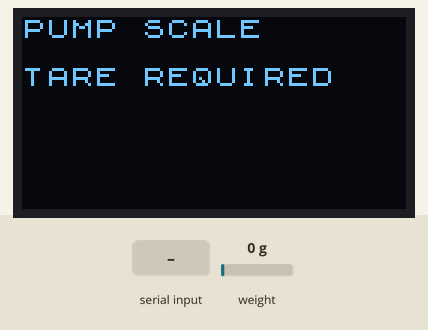
Simulated run of this sketch. Board: Arduino Uno, built with avr-gcc and run on an emulated ATmega328P. Shown: 128×64 one-colour display. The inputs (shaded band) are chosen by the test bench; at power-on: weight on the scale 0 g. What the sketch prints to the serial monitor is not drawn.

Above: at 1.3 s.
1.4 s: "t\n" received over Serial
At 1.89 s:
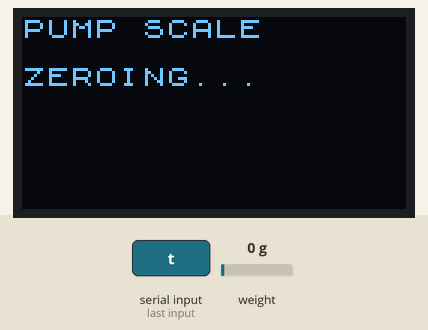
3.6 s: weight on the scale set to 100 g
At 4.5 s:
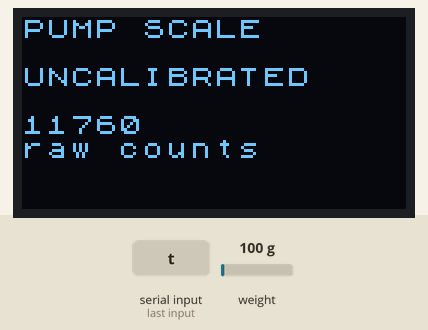
6.3 s: weight on the scale set to 1250 g
At 6.82 s:
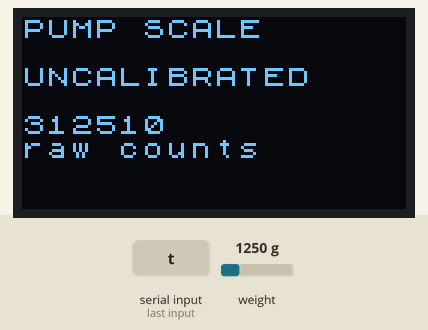
8.0 s: weight on the scale set to 2500 g
At 8.56 s:
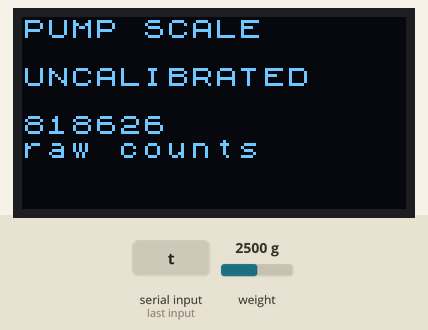
9.8 s: "c\n" received over Serial
11.3 s: "zero\n" received over Serial
At 14.04 s:
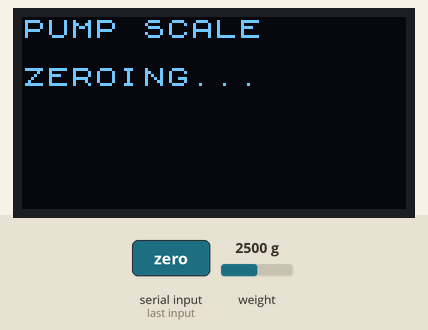

Measured:
- after the input at 1.4 s, the display: first differs from a run without the input after 0.28 s (image 1)
- after the input at 11.3 s, the display: first differs from a run without the input after 0.50 s (image 5)
- what the display in image 1 shows lasts 0.4 s, from 1.7 s to 2.1 s

The sketch:

pump_scale.ino
```cpp
#include <HX711.h>
#include <U8x8lib.h>
#include <EEPROM.h>
#include <math.h>
#include <stdlib.h>

HX711 sensor;
U8X8_SSD1306_128X64_NONAME_SW_I2C display(10, 11, U8X8_PIN_NONE);

struct Calibration {
  unsigned long magic;
  float countsPerGram;
};
const unsigned long CAL_MAGIC = 0x50534331UL;
float factor = 0;
long zero = 0;
float filtered = 0;
bool hasReading = false;
bool tared = false;
unsigned long lastSample = 0;
unsigned long lastReport = 0;
char command[32];
byte commandLength = 0;
bool overflow = false;
char operation = 0;
byte samples = 0;
long sum = 0;
float referenceGrams = 0;

void startCapture(char kind) {
  operation = kind;
  samples = 0;
  sum = 0;
  Serial.println(F("Keep load steady: collecting 20 samples..."));
}

void handleCommand() {
  if (operation) {
    Serial.println(F("BUSY: wait for capture to finish."));
    return;
  }
  if (!strcmp(command, "t") || !strcmp(command, "zero")) {
    startCapture('t');
  } else if (command[0] == 'c' && command[1] == ' ') {
    char *end;
    referenceGrams = strtod(command + 2, &end);
    while (*end == ' ') ++end;
    if (!tared || *end || !isfinite(referenceGrams) || referenceGrams <= 0) {
      Serial.println(F("ERROR: tare first, then use c <positive grams>."));
      return;
    }
    startCapture('c');
  } else {
    Serial.println(F("Commands: t = zero; c 100 = calibrate with added 100 g. Send newline."));
  }
}

void showReading(bool ready) {
  display.clearDisplay();
  display.drawString(0, 0, "PUMP SCALE");
  if (!ready) {
    display.drawString(0, 2, "SENSOR OFFLINE");
    return;
  }
  if (operation) {
    display.drawString(0, 2, operation == 't' ? "ZEROING..." : "CALIBRATING...");
    return;
  }
  if (!tared) {
    display.drawString(0, 2, "TARE REQUIRED");
    return;
  }
  char value[20];
  if (factor == 0) {
    display.drawString(0, 2, "UNCALIBRATED");
    ltoa((long)(filtered - zero), value, 10);
    display.drawString(0, 4, value);
    display.drawString(0, 5, "raw counts");
  } else {
    float grams = (filtered - zero) / factor;
    if (fabs(grams) > 99999) {
      display.drawString(0, 2, "OUT OF RANGE");
      return;
    }
    if (fabs(grams) < 0.05) grams = 0;
    dtostrf(grams, 1, 1, value);
    display.draw2x2String(0, 2, value);
    display.drawString(0, 5, "g / mL water");
  }
}

void setup() {
  Serial.begin(9600);
  sensor.begin(5, 6);
  display.begin();
  display.setFont(u8x8_font_chroma48medium8_r);
  Calibration saved;
  EEPROM.get(0, saved);
  if (saved.magic == CAL_MAGIC && isfinite(saved.countsPerGram) && fabs(saved.countsPerGram) > 0.000001) {
    factor = saved.countsPerGram;
  }
  Serial.println(F("Pump scale: DT=D5 SCK=D6; OLED SCL=D10 SDA=D11; 9600 baud"));
  Serial.println(F("t + Enter: zero empty container. c 100 + Enter: calibrate with added 100 g."));
  Serial.print(F("Saved counts/g: "));
  Serial.println(factor, 6);
}

void loop() {
  while (Serial.available()) {
    char ch = Serial.read();
    if (ch == '\n' || ch == '\r') {
      if (overflow) Serial.println(F("ERROR: command too long."));
      else if (commandLength) {
        command[commandLength] = 0;
        handleCommand();
      }
      commandLength = 0;
      overflow = false;
    } else if (commandLength < sizeof(command) - 1) {
      command[commandLength++] = ch;
    } else overflow = true;
  }

  if (sensor.is_ready()) {
    long raw = sensor.read();
    filtered = hasReading ? filtered + 0.35f * (raw - filtered) : raw;
    hasReading = true;
    lastSample = millis();
    if (operation) {
      sum += raw;
      if (++samples == 20) {
        long average = sum / samples;
        if (operation == 't') {
          zero = average;
          filtered = average;
          tared = true;
          Serial.println(F("OK: zero set."));
        } else {
          long delta = average - zero;
          if (labs(delta) < 100) {
            Serial.println(F("ERROR: load change too small. Calibration not saved."));
          } else {
            float candidate = delta / referenceGrams;
            if (isfinite(candidate) && fabs(candidate) > 0.000001) {
              factor = candidate;
              Calibration saved = {CAL_MAGIC, factor};
              EEPROM.put(0, saved);
              filtered = average;
              Serial.print(F("OK: saved counts/g = "));
              Serial.println(factor, 6);
            } else Serial.println(F("ERROR: invalid calibration factor."));
          }
        }
        operation = 0;
      }
    }
  }

  if (millis() - lastReport >= 500) {
    lastReport = millis();
    bool ready = hasReading && millis() - lastSample < 2000;
    if (!ready && operation && millis() - lastSample >= 3000) {
      operation = 0;
      Serial.println(F("ERROR: capture cancelled, sensor offline."));
    }
    showReading(ready);
    if (!ready) Serial.println(F("SENSOR OFFLINE"));
    else if (operation) Serial.println(F("CAPTURING"));
    else if (!tared) Serial.println(F("TARE REQUIRED: send t"));
    else if (factor == 0) {
      Serial.print(F("raw_net="));
      Serial.println(filtered - zero, 0);
    } else {
      Serial.print(F("grams="));
      Serial.print((filtered - zero) / factor, 1);
      Serial.print(F(", water_ml="));
      Serial.println((filtered - zero) / factor, 1);
    }
  }
}
```
